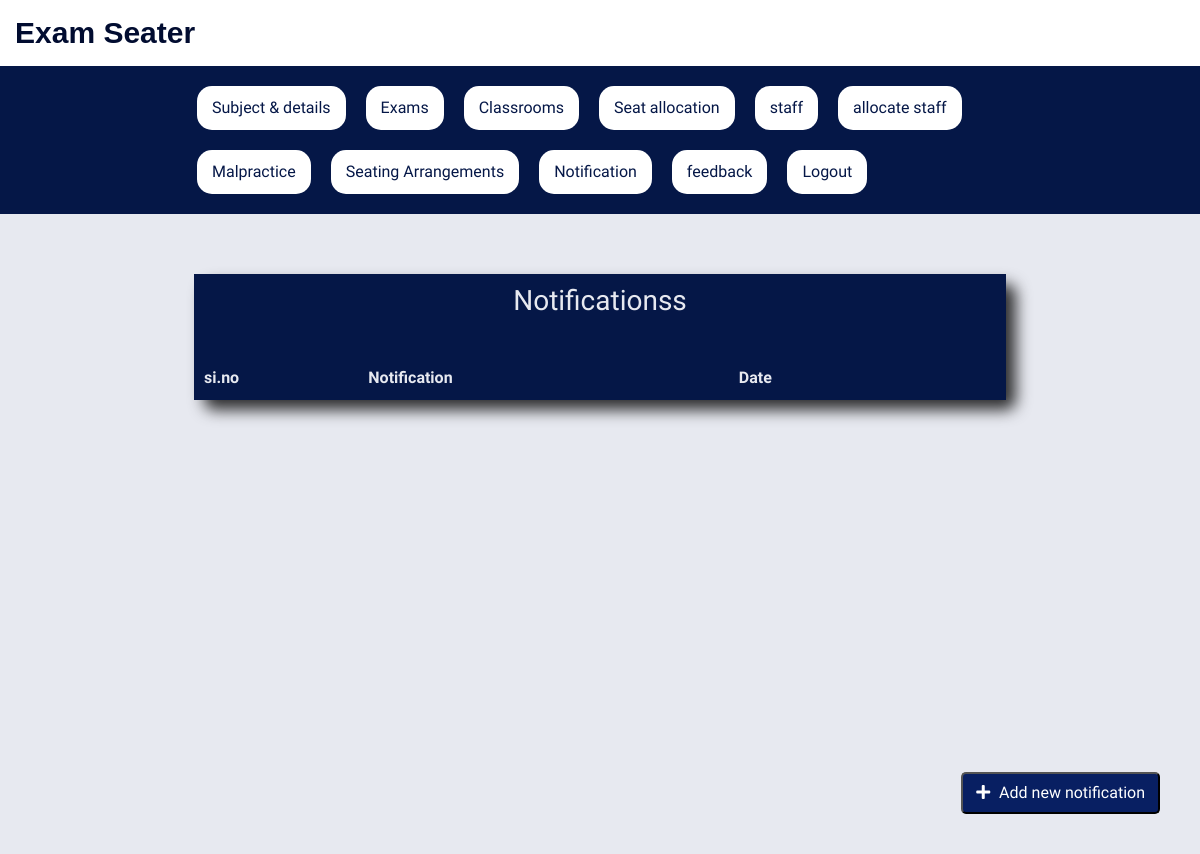
Before: /Viewnotification/ with the older database file.
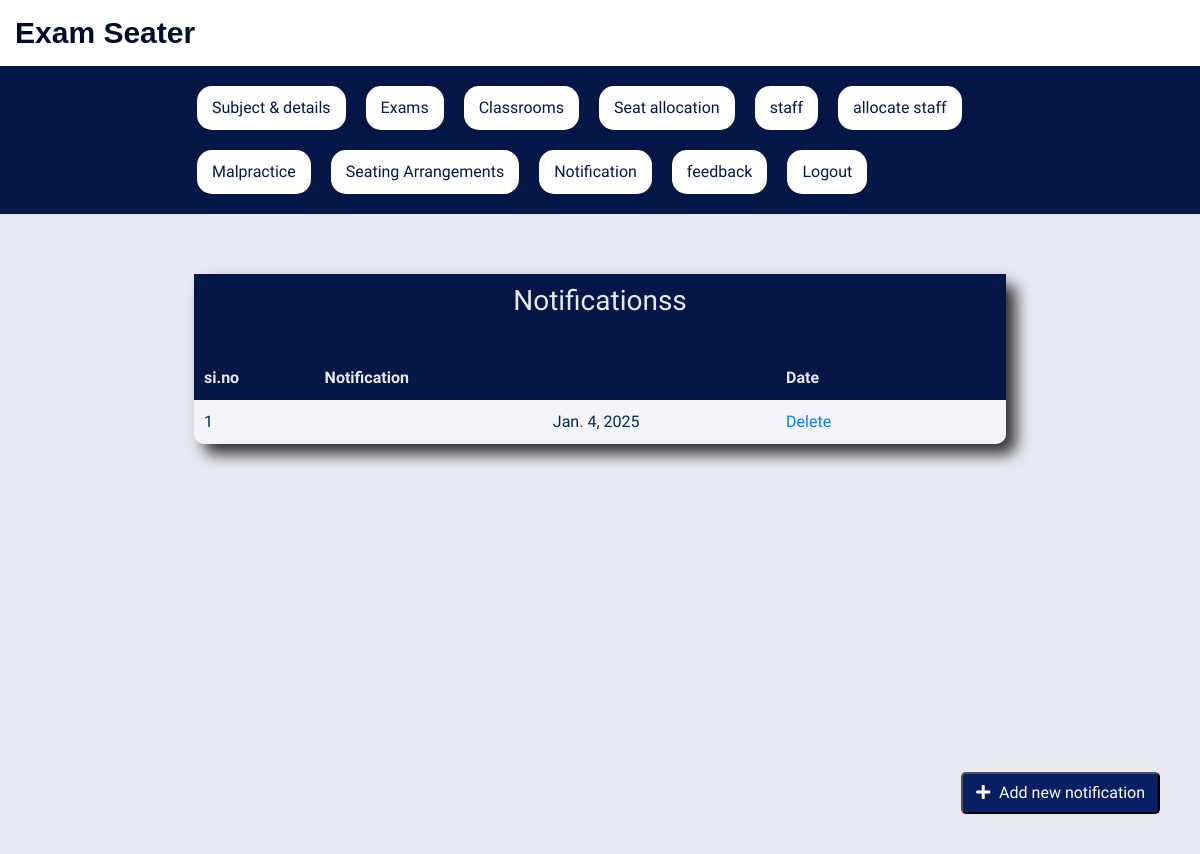
After: the same page with the newer database file.
### Arrangementapp/models.py (models this page shows)
class ExamNotification(models.Model):
    notification = models.CharField(max_length=100,null=True,blank=True)
    notification_date = models.DateField(auto_now_add=True,null=True,blank=True)
    user_type = models.CharField(max_length=100,null=True,blank=True)

### Arrangementapp/views.py (the view)
# urls.py: path('Viewnotification/',Viewnotification.as_view(),name='Viewnotification'),
class Viewnotification(View):
    def get(self,request):
        noti=ExamNotification.objects.all()
        print(noti)
        return render(request,'viewnotification.html',{'noti':noti})

### templates/viewnotification.html
{% extends 'base.html' %}
{% block content %}
        <table class="assign-table">
            <button class="add-student-btn"><a href="/Addnotification/" class="btn"><i class="fas fa-plus"></i> Add new notification</a></button>
                 <thead>
                   <tr>
                      <th colspan="8" style="text-align: center;" class="th"><h3>Notificationss</h3></th>
                   </tr>
                   <tr>
                     <th colspan="8"  style="text-align: center;" class="th">
                     </th>
                   </tr>
                    <tr>
                        <th>si.no</th>
                        <th>Notification<th>
                        <th>Date</th>
                        <th></th>
                        <th></th>
                    </tr>
                </thead>
                <tbody>
                    <tr>
                        {% for exam_instance in noti %}
                        <td>{{forloop.counter}}</td>
                        <td>{{ exam_instance.notificcation}}</td>
                        <td>{{ exam_instance.notification_date}}</td>
                        <td><a href="/Deletenotification/{{exam_instance.id}}">Delete</a></td>
                    </tr>
                {% endfor %}
                </tbody>
            </table>
       </div>
    </div>
{% endblock %}

Changed rows visible on the page:
added ExamNotification: notification_date "Jan. 4, 2025"
